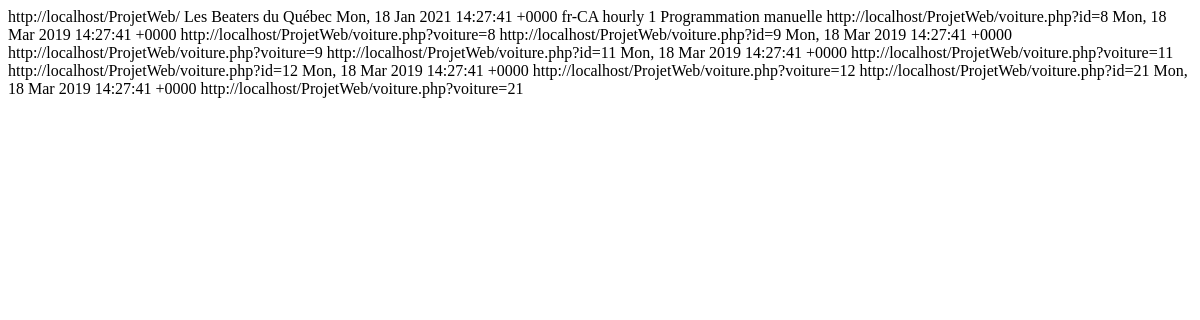
The app's page /rss.php, older data.
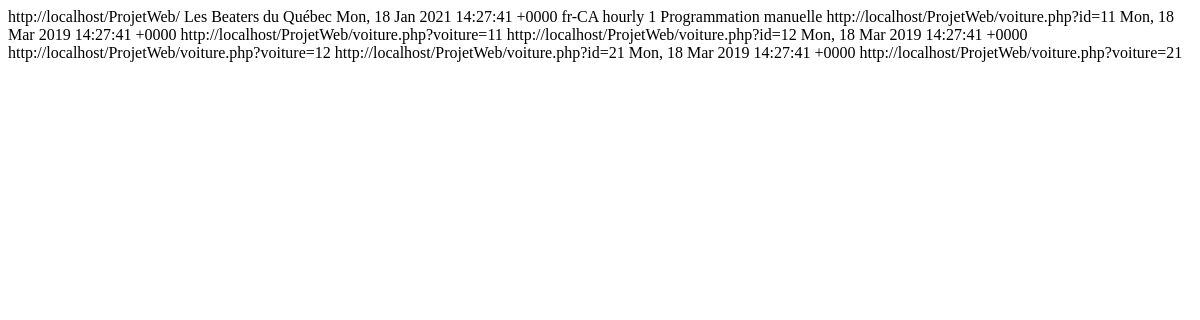
The same page, newer data.
### tables this page shows
CREATE TABLE `voitures` (
  `id` int(11) NOT NULL,
  `marque` varchar(255) NOT NULL,
  `modele` varchar(255) NOT NULL,
  `annee` int(11) DEFAULT NULL,
  `description` text DEFAULT NULL,
  `kilometrages` double NOT NULL DEFAULT 0,
  `prix` int(11) NOT NULL,
  `vendu` tinyint(1) DEFAULT 0,
  `image` varchar(255) DEFAULT NULL
);

### accesseur/VoitureDAO.php (called while the page is built, shortened)
<?php
include_once CHEMIN_MODELE . "Voiture.php";
class AccesBaseDeDonneesVoitures
{
    public static function initialiser()
    {
        $usager = 'root';
        $motdepasse = '';
        $hote = 'localhost';
        $base = 'BeaterQuebec';
        $dsn = 'mysql:dbname='.$base.';host=' . $hote;
    }
}
class VoitureDAO extends AccesBaseDeDonneesVoitures{
  public static function listerVoiture(){
    $MESSAGE_SQL_LISTE_VOITURE = "SELECT id, marque, modele, annee, description, prix, kilometrages, image FROM voitures WHERE vendu=0;";
    $requeteListeVoitures = VoitureDAO::$basededonnees->prepare($MESSAGE_SQL_LISTE_VOITURE);
    $requeteListeVoitures->execute();
    $listeVoitures = $requeteListeVoitures->fetchAll();
    if (!empty($listeVoitures)){
        foreach($listeVoitures as $voiture) $voitures[] = new Voiture($voiture);
        return $voitures;
    }else{
        return null;
    }
  }
}
?>

### modele/voiture.php (called while the page is built, shortened)
<?php
class Voiture
{
	public static $filtres =
		array(
			'id' => FILTER_VALIDATE_INT,
			'marque' => FILTER_SANITIZE_ENCODED,
			'modele' => FILTER_SANITIZE_ENCODED,
			'annee' => FILTER_SANITIZE_ENCODED,
			'description' => FILTER_SANITIZE_ENCODED,
			'prix' => FILTER_SANITIZE_ENCODED,
            'kilometrages' => FILTER_SANITIZE_ENCODED,
            'image' => FILTER_SANITIZE_ENCODED
		);
	public function __construct($tableau)
	{
        if (is_array($tableau)){
		  $tableau = filter_var_array($tableau, Voiture::$filtres);
        }
	}
	public function __set($propriete, $valeur)
	{
		switch($propriete)
		{
			case 'id':
				$this->id = $valeur;
			break;
		}
	}
}
?>

### rss.php (the view, shortened to what this page needs)
<?php
require CHEMIN_ACCESSEUR . "VoitureDAO.php";
$listVoiture = VoitureDAO::listerVoiture();
?>
<rss version="2.0"
	xmlns:content="http://purl.org/rss/1.0/modules/content/"
	xmlns:wfw="http://wellformedweb.org/CommentAPI/"
	xmlns:dc="http://purl.org/dc/elements/1.1/"
	xmlns:atom="http://www.w3.org/2005/Atom"
	xmlns:sy="http://purl.org/rss/1.0/modules/syndication/"
	xmlns:slash="http://purl.org/rss/1.0/modules/slash/"
	>
    <channel>
        <atom:link href="http://localhost/journal/feed/" rel="self" type="application/rss+xml" />
        <link>http://localhost/ProjetWeb/</link>
        <description>Les Beaters du Québec</description>
        <lastBuildDate>Mon, 18 Jan 2021 14:27:41 +0000</lastBuildDate>
        <language>fr-CA</language>
        <sy:updatePeriod> hourly</sy:updatePeriod>
        <sy:updateFrequency>1</sy:updateFrequency>
        <generator>Programmation manuelle</generator>
    <?php
        if (!empty($listVoiture)){
            foreach($listVoiture as $voiture)
            {
	?>
        <item>
            <link>http://localhost/ProjetWeb/voiture.php?id=<?=$voiture->id?></link>
            <pubDate>Mon, 18 Mar 2019 14:27:41 +0000</pubDate>
            <guid isPermaLink="false">http://localhost/ProjetWeb/voiture.php?voiture=<?=$voiture->id?></guid>
        </item>
	<?php
	       }
        }
    ?>
	</channel>
</rss>

Row changes from the older to the newer data that the page shows:
no longer on this page (row edited): voitures: id "8"
no longer on this page (row edited): voitures: id "9"
